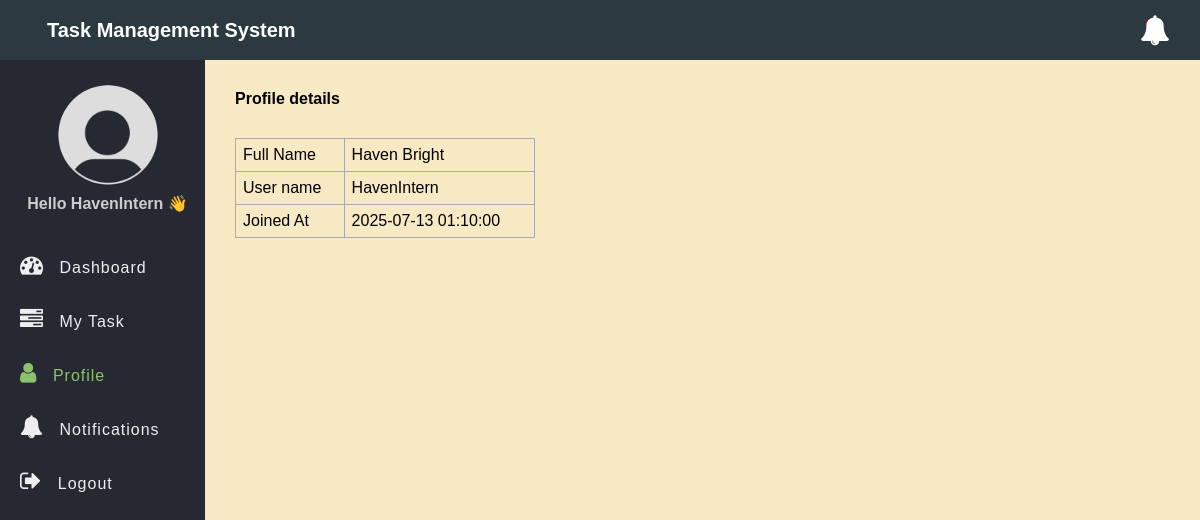
The page /profile.php (signed in) on the database its author committed.
### tables this page shows
CREATE TABLE `users` (
  `id` int(11) NOT NULL,
  `full_name` varchar(50) NOT NULL,
  `username` varchar(50) NOT NULL,
  `email` varchar(255) NOT NULL,
  `password` varchar(255) NOT NULL,
  `role` enum('admin','employee') NOT NULL,
  `created_at` timestamp NOT NULL DEFAULT current_timestamp()
);

### app/Model/User.php (called while the page is built, shortened)
<?php
function get_user_by_id($conn, $id){
	$sql = "SELECT * FROM users WHERE id =? ";
	$stmt = $conn->prepare($sql);
	$stmt->execute([$id]);
	if($stmt->rowCount() > 0){
		$user = $stmt->fetch();
	}else $user = 0;
	return $user;
}

### profile.php (the view, shortened to what this page needs)
<?php
if (isset($_SESSION['role']) && isset($_SESSION['id']) && $_SESSION['role'] == "employee") {
    include "DB_connection.php";
    include "app/Model/User.php";
    $user = get_user_by_id($conn, $_SESSION['id']);
 ?>
<!DOCTYPE html>
<html>
<head>
	<link rel="stylesheet" href="https://stackpath.bootstrapcdn.com/font-awesome/4.7.0/css/font-awesome.min.css">
	<link rel="stylesheet" href="css/style.css">
</head>
<body>
	<?php include "inc/header.php" ?>
	<div class="body">
		<?php include "inc/nav.php" ?>
		<section class="section-1">
			<h4 class="title">Profile details</h4>
         <table class="main-table" style="max-width: 300px;">
				<tr>
					<td>Full Name</td>
					<td><?=$user['full_name']?></td>
				</tr>
				<tr>
					<td>User name</td>
					<td><?=$user['username']?></td>
				</tr>
				<tr>
					<td>Joined At</td>
					<td><?=$user['created_at']?></td>
				</tr>
			</table>
		</section>
	</div>
</body>
</html>
<?php }else{
   $em = "First login";
   header("Location: login.php?error=$em");
   exit();
}
 ?>

### css/style.css (style rules this page uses)
* { padding: 0; margin: 0; box-sizing: border-box; font-family: arial, sans-serif; }
.body { display: flex; }
.section-1 { padding: 30px; width: 100%; background: #f7e9c4 !important; }
.section-1 .title { margin-bottom: 10px; }
.main-table, .main-table tr, .main-table th, .main-table td { border: 1px solid #aaa; border-collapse: collapse; padding: 7px; }
.main-table { width: 90%; margin-top: 30px; }

### rows shown on the page
users: full_name "Haven Bright", username "HavenIntern", created_at "2025-07-13 01:10:00"

### other values the page prints
$_SESSION['username'] "HavenIntern"
